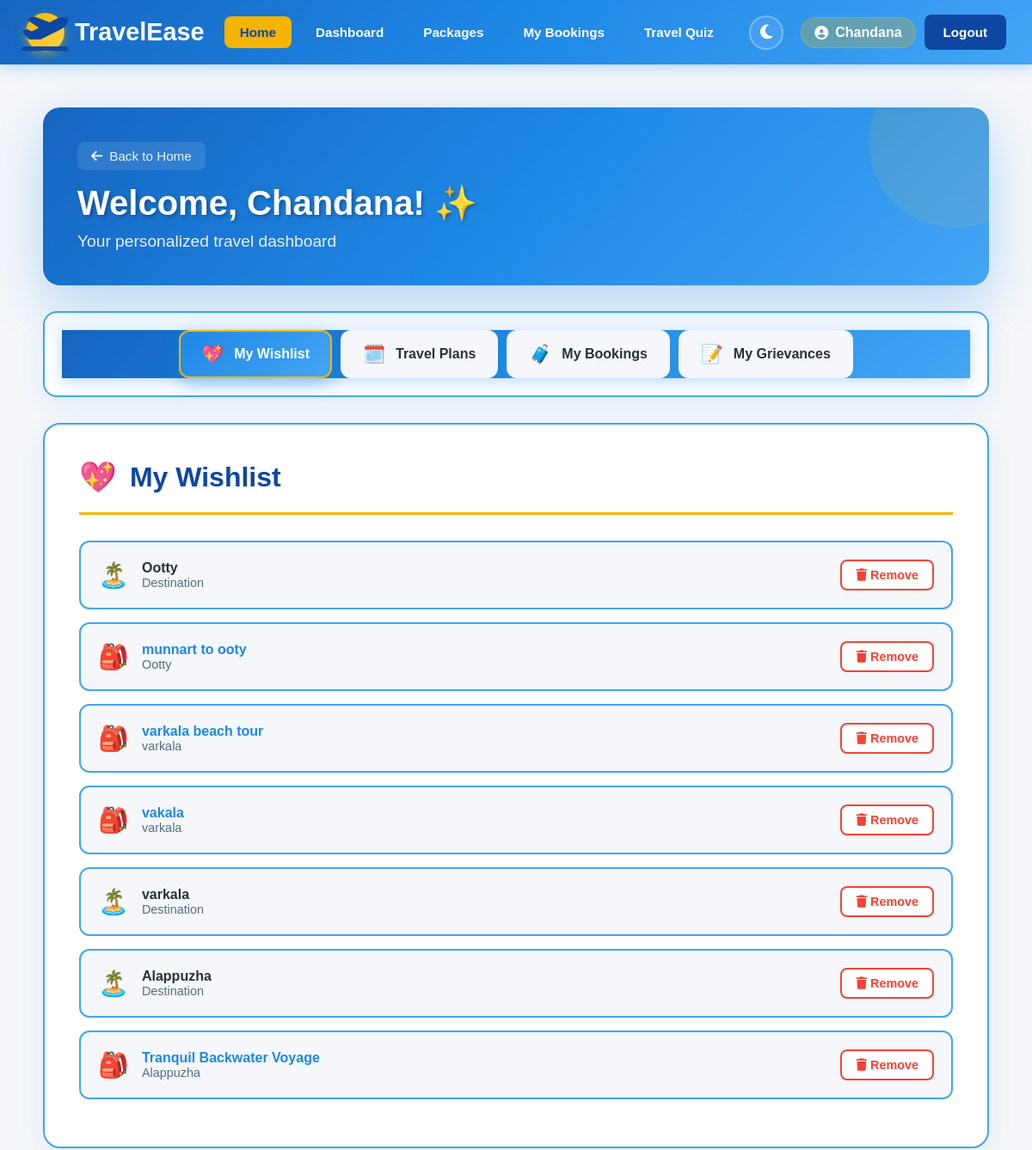
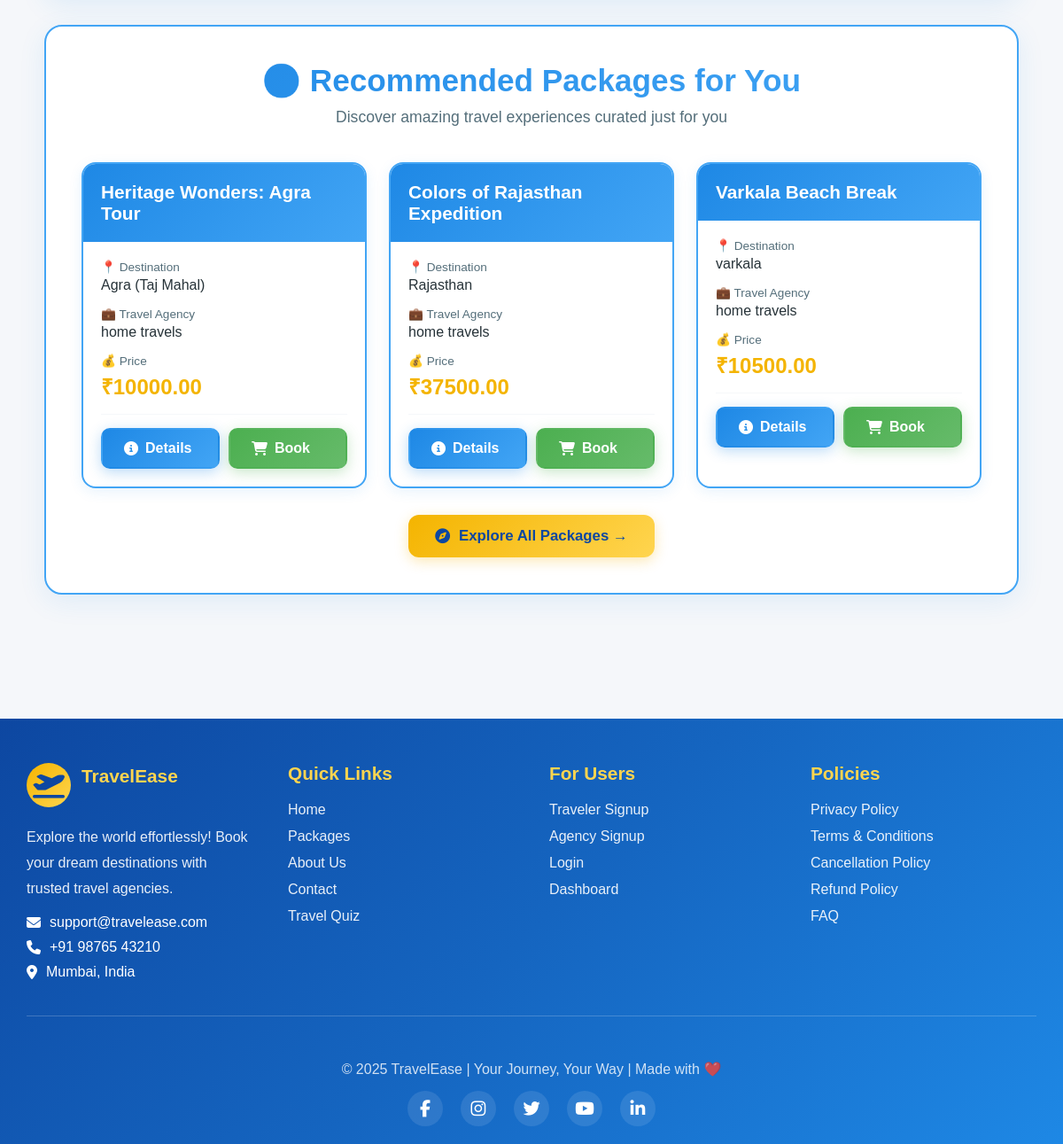
The app's page /dashboard/ (signed in) with its own data (2 pictures, top to bottom).
### travelers/models.py (models this page shows, shortened)
class User(AbstractUser):
    USER_TYPE_CHOICES = (
        ('traveler', 'Traveler'),
        ('agency', 'Agency'),
        ('app_admin', 'App Admin'),
    )
    user_type = models.CharField(max_length=20, choices=USER_TYPE_CHOICES, default='traveler')
    is_traveler = models.BooleanField(default=False)
    is_agency = models.BooleanField(default=False)
    is_app_admin = models.BooleanField(default=False)

class Wishlist(models.Model):
    traveler = models.ForeignKey(settings.AUTH_USER_MODEL, on_delete=models.CASCADE)
    package = models.ForeignKey('agency.Travelpackage', on_delete=models.CASCADE, null=True, blank=True)
    destination = models.ForeignKey(Destination, on_delete=models.CASCADE, null=True, blank=True)
    added_on = models.DateTimeField(auto_now_add=True)

### app_admin/models.py (models this page shows, shortened)
class Destination(models.Model):
    name = models.CharField(max_length=200)
    description = models.TextField()
    image = models.ImageField(upload_to='destinations/')  # requires MEDIA setup
    location = models.CharField(max_length=200, blank=True)

### agency/models.py (models this page shows, shortened)
class Travelpackage(models.Model):
    agency = models.ForeignKey(AgencyProfile, on_delete=models.CASCADE, related_name='packages')
    destination = models.ForeignKey(Destination, on_delete=models.CASCADE, related_name='packages')
    package_name = models.CharField(max_length=150)
    price = models.DecimalField(max_digits=10, decimal_places=2)
    duration = models.CharField(max_length=50, help_text="e.g. 5 Days / 4 Nights")
    description = models.TextField()
    image = models.ImageField(upload_to='packages/', blank=True, null=True)
    created_at = models.DateTimeField(default=timezone.now)
    people_count=models.PositiveIntegerField(default=1)
    package_type = models.CharField(max_length=20, choices=PACKAGE_TYPES, null=True, blank=True)
    climate = models.CharField(max_length=50, blank=True, null=True)  # e.g. 'cold', 'warm', 'tropical'
    activity_type = models.CharField(max_length=50, blank=True, null=True)  # e.g. 'adventure', 'relaxation'

class AgencyProfile(models.Model):
    user = models.OneToOneField(settings.AUTH_USER_MODEL, on_delete=models.CASCADE)
    agency_name = models.CharField(max_length=150)
    registration_number = models.CharField(max_length=100)
    agency_address = models.CharField(max_length=255, blank=True, null=True)
    phone_number = models.CharField(max_length=20, blank=True, null=True)
    description = models.TextField(blank=True, null=True)
    contact_email = models.EmailField(null=True, blank=True)

### travelers/views.py (the view)
# urls.py: path('dashboard/', views.traveler_dashboard, name='traveler_dashboard'),
@login_required
def traveler_dashboard(request):
    traveler=request.user
    wishlist_items=Wishlist.objects.filter(traveler=traveler)
    traveler_profile = TravelerProfile.objects.get(user=request.user)
    travel_plans = TravelPlan.objects.filter(traveler=traveler_profile)
    bookings = Booking.objects.filter(traveler=request.user)
    packages = Travelpackage.objects.all()
    user_grievances = Grievance.objects.filter(user=request.user).order_by('-submitted_at')
    all_packages = list(Travelpackage.objects.all())
    random.shuffle(all_packages)
    packages = all_packages[:3]
    context= {
        'travel_plans':travel_plans,
        'wishlist_items':wishlist_items,
        'bookings': bookings,
        'packages': packages,
        'user_grievances': user_grievances,
    }
    return render(request, 'travelers/dashboard.html',context)

### templates/travelers/dashboard.html (shortened to what this page needs)
{% extends "base.html" %}
{% load static %}
{% block content %}
<div class="dashboard-wrapper">
    <div class="dashboard-container">
        <div class="hero-section">
            <a href="{% url 'home' %}" class="back-link">
                <i class="fas fa-arrow-left"></i>
                Back to Home
            </a>
            <h1 class="hero-title">Welcome, {{ user.username }}! ✨</h1>
            <p class="hero-subtitle">Your personalized travel dashboard</p>
        </div>
        <div class="main-layout">
                        <div class="nav-tabs-container">
                <nav class="nav-menu">
                    <div class="nav-item active" data-section="wishlist">
                        <span class="nav-icon">💖</span>
                        <span>My Wishlist</span>
                    </div>
                    <div class="nav-item" data-section="plans">
                        <span class="nav-icon">🗓️</span>
                        <span>Travel Plans</span>
                    </div>
                    <div class="nav-item" data-section="bookings">
                        <span class="nav-icon">🧳</span>
                        <span>My Bookings</span>
                    </div>
                    <div class="nav-item" data-section="grievances">
                        <span class="nav-icon">📝</span>
                        <span>My Grievances</span>
                    </div>
                </nav>
            </div>
            <main class="content-area">
                <section id="wishlist" class="content-section active">
                    <div class="section-header">
                        <div class="section-title-container">
                            <span class="section-icon">💖</span>
                            <h2 class="section-title">My Wishlist</h2>
                        </div>
                    </div>
                    {% if wishlist_items %}
                        {% for item in wishlist_items %}
                            <div class="wishlist-item">
                                <div class="wishlist-content">
                                    {% if item.destination %}
                                        <span class="wishlist-icon">🏝️</span>
                                        <div>
                                            <strong>{{ item.destination.name }}</strong>
                                            <div style="color: var(--text-secondary); font-size: 0.9rem;">
                                                Destination
                                            </div>
                                        </div>
                                    {% elif item.package %}
                                        <span class="wishlist-icon">🎒</span>
                                        <div>
                                            <a href="{% url 'package_detail' item.package.id %}" style="color: var(--blue); text-decoration: none; font-weight: 600;">
                                                {{ item.package.package_name }}
                                            </a>
                                            <div style="color: var(--text-secondary); font-size: 0.9rem;">
                                                {{ item.package.destination.name }}
                                            </div>
                                        </div>
                                    {% endif %}
                                </div>
                                <a href="{% url 'remove_from_wishlist' item.id %}" class="remove-btn">
                                    <i class="fas fa-trash"></i>
                                    Remove
                                </a>
                            </div>
                        {% endfor %}
                    {% endif %}
                </section>
            </main>
        </div>
        <div class="recommendations-section">
            <div class="recommendations-header">
                <h2 class="recommendations-title">🌍 Recommended Packages for You</h2>
                <p class="recommendations-subtitle">Discover amazing travel experiences curated just for you</p>
            </div>
            {% if packages %}
                <div class="package-grid">
                    {% for pkg in packages %}
                        <div class="package-card">
                            <div class="package-header">
                                <h4 class="package-name">{{ pkg.package_name }}</h4>
                            </div>
                            <div class="package-body">
                                <div class="package-info">
                                    <div class="package-label">📍 Destination</div>
                                    <div class="package-value">{{ pkg.destination.name }}</div>
                                </div>
                                <div class="package-info">
                                    <div class="package-label">💼 Travel Agency</div>
                                    <div class="package-value">{{ pkg.agency.agency_name }}</div>
                                </div>
                                <div class="package-info">
                                    <div class="package-label">💰 Price</div>
                                    <div class="package-price">₹{{ pkg.price }}</div>
                                </div>
                                <div class="package-actions">
                                    <a href="{% url 'package_detail' pkg.id %}" class="btn btn-primary" style="flex: 1;">
                                        <i class="fas fa-info-circle"></i>
                                        Details
                                    </a>
                                    <a href="{% url 'book_package' pkg.id %}" class="btn btn-success">
                                        <i class="fas fa-shopping-cart"></i>
                                        Book
                                    </a>
                                </div>
                            </div>
                        </div>
                    {% endfor %}
                </div>
                <div class="explore-section">
                    <a href="{% url 'view_packages' %}" class="explore-btn">
                        <i class="fas fa-compass"></i>
                        Explore All Packages →
                    </a>
                </div>
            {% endif %}
        </div>
    </div>
</div>
{% endblock %}

### templates/base.html (shortened to what this page needs)
<!DOCTYPE html>
<html lang="en">
<head>
    <link rel="stylesheet" href="https://cdnjs.cloudflare.com/ajax/libs/font-awesome/6.5.0/css/all.min.css">
</head>
<body>
    <nav>
        <div class="nav-container">
            <a href="{% url 'home' %}" class="nav-brand">
                <div class="logo-icon">
                    <i class="fas fa-plane-departure"></i>
                </div>
                <span>TravelEase</span>
            </a>
            <ul class="nav-menu" id="navMenu">
                <li><a href="{% url 'home' %}" class="active">Home</a></li>
                {% if user.is_authenticated %}
                    {% if user.is_traveler %}
                        <li><a href="{% url 'traveler_dashboard' %}">Dashboard</a></li>
                        <li><a href="{% url 'view_packages' %}">Packages</a></li>
                        <li><a href="{% url 'traveler_bookings' %}">My Bookings</a></li>
                        <li><a href="{% url 'travel_quiz' %}">Travel Quiz</a></li>
                    {% elif user.is_agency %}
                        <li><a href="{% url 'agency_dashboard' %}">Dashboard</a></li>
                        <li><a href="{% url 'manage_bookings' %}">Bookings</a></li>
                    {% elif user.user_type == 'app_admin' %}
                        <li><a href="{% url 'app_admin_dashboard' %}">Admin Panel</a></li>
                    {% endif %}
                {% else %}
                    <li><a href="{% url 'view_packages' %}">Packages</a></li>
                    <li><a href="{% url 'travel_quiz' %}">Travel Quiz</a></li>
                {% endif %}
            </ul>
            <div class="user-section">
                <button class="theme-toggle" onclick="toggleTheme()" title="Toggle Dark/Light Mode" aria-label="Toggle theme">
                    <i class="fas fa-moon" id="themeIcon"></i>
                </button>
                {% if user.is_authenticated %}
                    <span class="user-name">
                        <i class="fas fa-user-circle"></i>
                        {{ user.username }}
                    </span>
                    <a href="{% url 'logout' %}" class="btn-auth btn-logout">Logout</a>
                {% endif %}
            </div>
        </div>
    </nav>
    <main id="main-content">
        {% block content %}{% endblock %}
    </main>
    <footer>
        <div class="footer-container">
            <div class="footer-content">
                <div class="footer-section">
                    <div class="footer-brand">
                        <div class="footer-logo">
                            <i class="fas fa-plane-departure"></i>
                        </div>
                        <h3>TravelEase</h3>
                    </div>
                    <p>Explore the world effortlessly! Book your dream destinations with trusted travel agencies.</p>
                    <div class="contact-info">
                        <span><i class="fas fa-envelope"></i> support@travelease.com</span>
                        <span><i class="fas fa-phone"></i> +91 98765 43210</span>
                        <span><i class="fas fa-map-marker-alt"></i> Mumbai, India</span>
                    </div>
                </div>
                <div class="footer-section">
                    <h4>Quick Links</h4>
                    <ul>
                        <li><a href="{% url 'home' %}">Home</a></li>
                        <li><a href="{% url 'view_packages' %}">Packages</a></li>
                        <li><a href="#">About Us</a></li>
                        <li><a href="#">Contact</a></li>
                        <li><a href="{% url 'travel_quiz' %}">Travel Quiz</a></li>
                    </ul>
                </div>
                <div class="footer-section">
                    <h4>For Users</h4>
                    <ul>
                        <li><a href="{% url 'register_traveler' %}">Traveler Signup</a></li>
                        <li><a href="{% url 'register_agency' %}">Agency Signup</a></li>
                        <li><a href="{% url 'login' %}">Login</a></li>
                        {% if user.is_authenticated %}
                            {% if user.is_traveler %}
                                <li><a href="{% url 'traveler_dashboard' %}">Dashboard</a></li>
                            {% elif user.is_agency %}
                                <li><a href="{% url 'agency_dashboard' %}">Dashboard</a></li>
                            {% endif %}
                        {% endif %}
                    </ul>
                </div>
                <div class="footer-section">
                    <h4>Policies</h4>
                    <ul>
                        <li><a href="#">Privacy Policy</a></li>
                        <li><a href="#">Terms & Conditions</a></li>
                        <li><a href="#">Cancellation Policy</a></li>
                        <li><a href="#">Refund Policy</a></li>
                        <li><a href="#">FAQ</a></li>
                    </ul>
                </div>
            </div>
            <hr class="footer-divider">
            <div class="footer-bottom">
                <p>© 2025 TravelEase | Your Journey, Your Way | Made with ❤️</p>
                <div class="social-links">
                    <a href="#" title="Facebook"><i class="fab fa-facebook-f"></i></a>
                    <a href="#" title="Instagram"><i class="fab fa-instagram"></i></a>
                    <a href="#" title="Twitter"><i class="fab fa-twitter"></i></a>
                    <a href="#" title="YouTube"><i class="fab fa-youtube"></i></a>
                    <a href="#" title="LinkedIn"><i class="fab fa-linkedin-in"></i></a>
                </div>
            </div>
        </div>
    </footer>
</body>
</html>

### records on screen
User: username "Chandana"
Wishlist: destination.name "Ootty"
Wishlist: package.package_name "munnart to ooty", package.destination.name "Ootty"
Wishlist: package.package_name "varkala beach tour", package.destination.name "varkala"
Wishlist: package.package_name "vakala", package.destination.name "varkala"
Wishlist: destination.name "varkala"
Wishlist: destination.name "Alappuzha"
Wishlist: package.package_name "Tranquil Backwater Voyage", package.destination.name "Alappuzha"
Travelpackage: package_name "Heritage Wonders: Agra Tour", destination.name "Agra (Taj Mahal)", agency.agency_name "home travels", price "10000.00"
Travelpackage: package_name "Colors of Rajasthan Expedition", destination.name "Rajasthan", agency.agency_name "home travels", price "37500.00"
Travelpackage: package_name "Varkala Beach Break", destination.name "varkala", agency.agency_name "home travels", price "10500.00"
